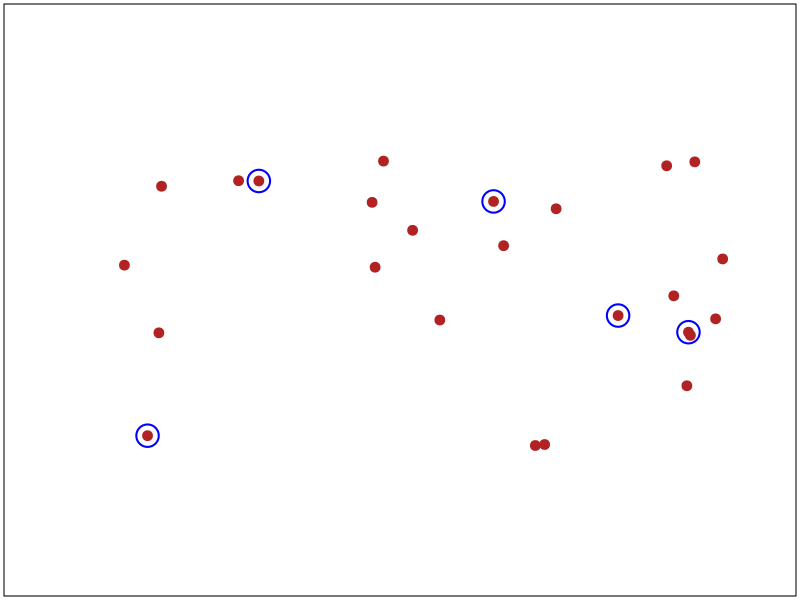
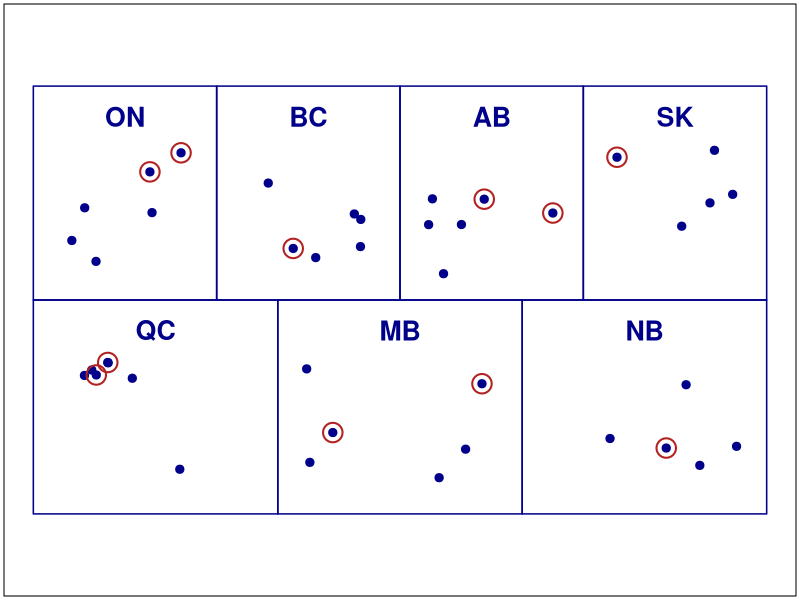
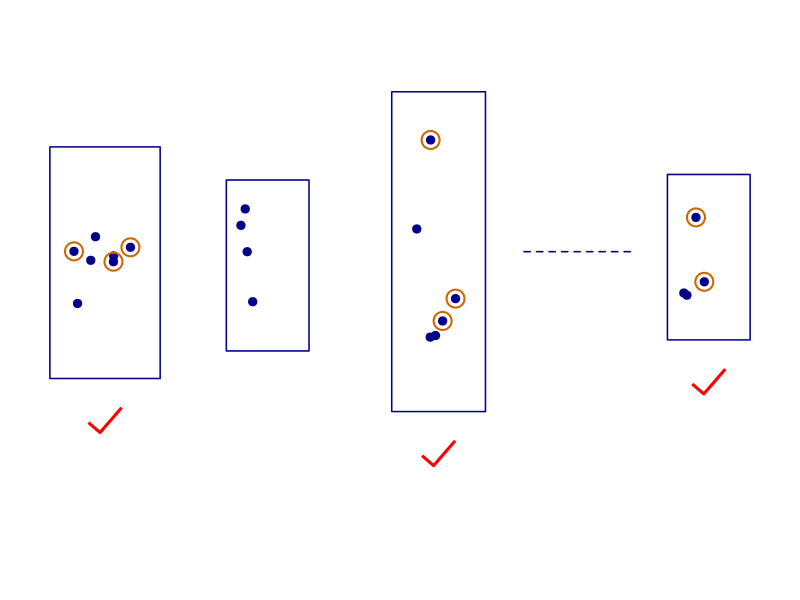

These charts were generated, in order, by the following R code:
## ---- chunk 1
#| include: false
knitr::opts_chunk$set(
  echo = FALSE,
  fig.align = "center"
)

# draw a simple checkmark (avoids relying on a unicode glyph being in the font)
draw_check <- function(cx, cy, size = 0.3, col = "red", lwd = 3) {
  lines(c(cx - size, cx - size * 0.3, cx + size),
        c(cy, cy - size * 0.6, cy + size * 0.9),
        col = col, lwd = lwd, lend = 1)
}
## ---- chunk 2
#| label: fig-srs
#| fig-width: 6
#| fig-height: 3
#| out-width: "55%"
set.seed(42)
n <- 25L
k <- 5L
x <- runif(n, 0.5, 9.5)
y <- runif(n, 0.5, 4.5)
sel <- sample(n, k)

par(mar = c(0.2, 0.2, 0.2, 0.2))
plot(NA, xlim = c(0, 10), ylim = c(0, 5), asp = 1,
     xaxt = "n", yaxt = "n", xlab = "", ylab = "", bty = "o")
points(x, y, pch = 19, col = "firebrick", cex = 1.3)
points(x[sel], y[sel], pch = 21, col = "blue", lwd = 2, cex = 3)
## ---- chunk 3
#| label: fig-stratified
#| fig-width: 7.5
#| fig-height: 4.4
#| out-width: "60%"
set.seed(5)

strata <- list(
  list(name = "ON", xmin = 0, xmax = 3,  ymin = 3.5, ymax = 7,   n = 6, k = 2),
  list(name = "BC", xmin = 3, xmax = 6,  ymin = 3.5, ymax = 7,   n = 6, k = 1),
  list(name = "AB", xmin = 6, xmax = 9,  ymin = 3.5, ymax = 7,   n = 6, k = 2),
  list(name = "SK", xmin = 9, xmax = 12, ymin = 3.5, ymax = 7,   n = 5, k = 1),
  list(name = "QC", xmin = 0, xmax = 4,  ymin = 0,   ymax = 3.5, n = 7, k = 2),
  list(name = "MB", xmin = 4, xmax = 8,  ymin = 0,   ymax = 3.5, n = 6, k = 2),
  list(name = "NB", xmin = 8, xmax = 12, ymin = 0,   ymax = 3.5, n = 5, k = 1)
)

par(mar = c(0.2, 0.2, 0.2, 0.2))
plot(NA, xlim = c(0, 12), ylim = c(0, 7), asp = 1,
     xaxt = "n", yaxt = "n", xlab = "", ylab = "", bty = "o")

for (s in strata) {
  rect(s$xmin, s$ymin, s$xmax, s$ymax, border = "blue4", lwd = 1.5)
  text((s$xmin + s$xmax) / 2, s$ymax - 0.5, s$name,
       col = "blue4", font = 2, cex = 1.6)

  px <- runif(s$n, s$xmin + 0.4, s$xmax - 0.4)
  py <- runif(s$n, s$ymin + 0.4, s$ymax - 1.0)
  points(px, py, pch = 19, col = "blue4", cex = 1.1)

  sel <- sample(s$n, s$k)
  points(px[sel], py[sel], pch = 21, col = "firebrick", lwd = 2, cex = 2.6)
}
## ---- chunk 4
#| label: fig-cluster
#| fig-width: 9
#| fig-height: 5
#| out-width: "85%"
set.seed(3)

clusters <- list(
  list(xmin = 0,    xmax = 2,    ymin = 0,    ymax = 4.2, n = 7, k = 3, selected = TRUE),
  list(xmin = 3.2,  xmax = 4.7,  ymin = 0.5,  ymax = 3.6, n = 4, k = 0, selected = FALSE),
  list(xmin = 6.2,  xmax = 7.9,  ymin = -0.6, ymax = 5.2, n = 6, k = 3, selected = TRUE),
  list(xmin = 11.2, xmax = 12.7, ymin = 0.7,  ymax = 3.7, n = 4, k = 2, selected = TRUE)
)

par(mar = c(2, 0.2, 0.2, 0.2))
plot(NA, xlim = c(-0.3, 13), ylim = c(-2, 5.5), asp = 1,
     xaxt = "n", yaxt = "n", xlab = "", ylab = "", bty = "n")

for (cl in clusters) {
  rect(cl$xmin, cl$ymin, cl$xmax, cl$ymax, border = "blue4", lwd = 1.5)

  px <- runif(cl$n, cl$xmin + 0.25, cl$xmax - 0.25)
  py <- runif(cl$n, cl$ymin + 0.3, cl$ymax - 0.3)
  points(px, py, pch = 19, col = "blue4", cex = 1.1)

  if (cl$k > 0) {
    sel <- sample(cl$n, cl$k)
    points(px[sel], py[sel], pch = 21, col = "darkorange3", lwd = 2, cex = 2.4)
  }
  if (cl$selected) {
    draw_check((cl$xmin + cl$xmax) / 2, cl$ymin - 0.8, size = 0.3)
  }
}

# ellipsis indicating more (unselected) clusters
segments(8.6, 2.3, 10.6, 2.3, lty = 2, lwd = 1.5, col = "blue4")
